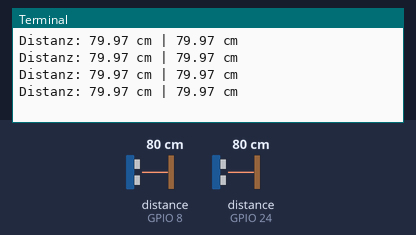
Simulated run of this program. Board: Raspberry Pi (BCM pin numbers). Parts: the last lines printed to the terminal. Inputs (shaded band) come from the test bench; at power-on: distance to the obstacle (sensors on GPIO 8, GPIO 24) 80 cm. The echo pulse lasts 58.3 µs per cm; the clock reads 2024-03-15 10:24:30 at power-on unless the program sets it.

Above: at 4.2 s.
4.3 s: distance to the obstacle (sensor on GPIO 8) set to 2 cm
At 4.77 s:
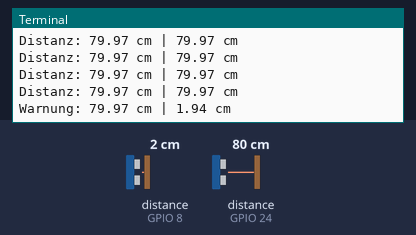
6.3 s: distance to the obstacle (sensor on GPIO 24) set to 2 cm
At 6.3 s:
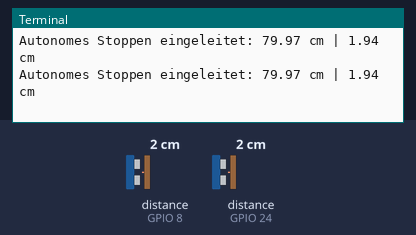
7.8 s: distance to the obstacle (sensor on GPIO 8) set to 4 cm
At 7.81 s:
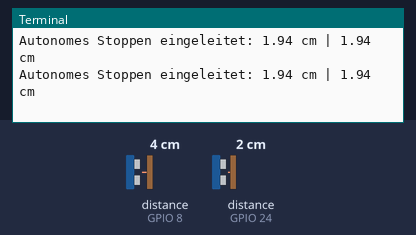
9.3 s: distance to the obstacle (sensor on GPIO 24) set to 4 cm
At 9.32 s:
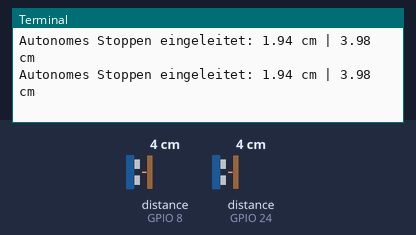
Timing chart, 0 to 11.8 s (numbered marks = the images above; inputs shaded):
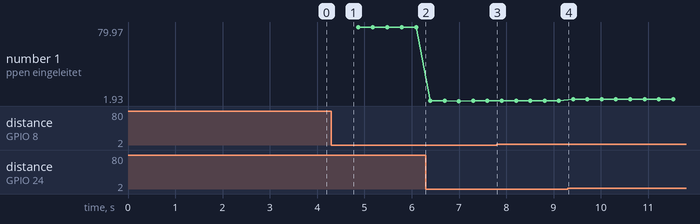

The program:

ultrasonic.py
```python
import time
import RPi.GPIO as GPIO
import serial

GPIO.setwarnings(False)

# referring to the pins by GPIO numbers
GPIO.setmode(GPIO.BCM)

# define pi GPIO
GPIO_TRIGGER = 23
GPIO_ECHO    = 24

# define pi GPIO
GPIO_TRIGGER2 = 25
GPIO_ECHO2    = 8

# output pin: Trigger
GPIO.setup(GPIO_TRIGGER,GPIO.OUT)
# input pin: Echo
GPIO.setup(GPIO_ECHO,GPIO.IN)
# initialize trigger pin to low
GPIO.output(GPIO_TRIGGER, False)

# output pin: Trigger
GPIO.setup(GPIO_TRIGGER2,GPIO.OUT)
# input pin: Echo
GPIO.setup(GPIO_ECHO2,GPIO.IN)
# initialize trigger pin to low
GPIO.output(GPIO_TRIGGER2, False)


ser = serial.Serial('/dev/ttyACM0', 14400, timeout=1)


def measure():
    GPIO.output(GPIO_TRIGGER, True)
    time.sleep(0.00001)
    GPIO.output(GPIO_TRIGGER, False)
    start = time.time()

    while GPIO.input(GPIO_ECHO)==0:
        start = time.time()

    while GPIO.input(GPIO_ECHO)==1:
        stop = time.time()

    elapsed = stop-start
    distance = (elapsed * 34300)/2

    return distance

def measure2():
    GPIO.output(GPIO_TRIGGER2, True)
    time.sleep(0.00001)
    GPIO.output(GPIO_TRIGGER2, False)
    start = time.time()

    while GPIO.input(GPIO_ECHO2)==0:
        start = time.time()

    while GPIO.input(GPIO_ECHO2)==1:
        stop = time.time()


    elapsed = stop-start
    distance = (elapsed * 34300)/2

    return distance

time.sleep(3)


try:
    times = False;
    enabled = True;
    while True:
        distance = measure()
        distance2 = measure2()
        if distance < 40 and times == False:
            times = True;
            print("Warnung: %.2f cm" % distance + " | %.2f cm" % distance2)
        elif distance2 < 40 and times == False:
            times = True;
            print("Warnung: %.2f cm" % distance + " | %.2f cm" % distance2)
        elif distance < 40 or distance2 < 40 and times == True:
            if enabled == True:
                enabled = False;
                if distance < 40:
                    ser.write(chr(15).encode());
                    print("Sending...")
                elif distance2 < 40:
                    ser.write(chr(18).encode());
                    print("Sending...")
            print("Autonomes Stoppen eingeleitet: %.2f cm" % distance + " | %.2f cm" % distance2)
        elif distance < 40 and distance2 < 40 and times == True:
            if enabled == True:
                ser.write(chr(15).encode());
                ser.write(chr(18).encode());
                print("Sending...")
                enabled = False;
            print("Autonomes Stoppen eingeleitet: %.2f cm" % distance + " | %.2f cm" % distance2)
        elif distance > 39 and distance2 >39:
            if times == True:
                times = False;
                enabled = True;
                ser.write(chr(16).encode());
                ser.write(chr(19).encode());
                print("Sending...")
            print("Distanz: %.2f cm" % distance + " | %.2f cm" % distance2)
        time.sleep(0.3)

finally:
    client_socket.close()
    GPIO.cleanup()
```

Measured:
- after the input at 4.3 s, the terminal: prints a new line after 0.26 s (image 1)
